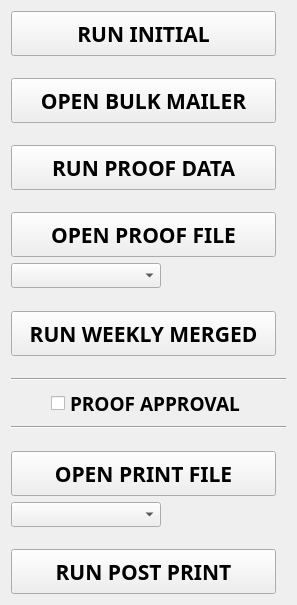
       <widget class="QWidget" name="layoutWidget1">
        <property name="geometry">
         <rect>
          <x>20</x>
          <y>10</y>
          <width>271</width>
          <height>605</height>
         </rect>
        </property>
        <property name="font">
         <font>
          <family>Blender Pro Bold</family>
          <pointsize>10</pointsize>
          <bold>true</bold>
         </font>
        </property>
        <layout class="QVBoxLayout" name="jobButtons">
         <item>
          <widget class="QPushButton" name="runInitialTMWPC">
           <property name="minimumSize">
            <size>
             <width>265</width>
             <height>45</height>
            </size>
           </property>
           <property name="maximumSize">
            <size>
             <width>265</width>
             <height>45</height>
            </size>
           </property>
           <property name="font">
            <font>
             <family>Blender Pro</family>
             <pointsize>16</pointsize>
             <bold>true</bold>
            </font>
           </property>
           <property name="toolTip">
            <string extracomment="Processes ZIP file and places input files into working INPUT folders"/>
           </property>
           <property name="text">
            <string>RUN INITIAL</string>
           </property>
          </widget>
         </item>
         <item>
          <spacer name="tmWPCspacer01">
           <property name="font">
            <font>
             <family>Blender Pro Bold</family>
             <pointsize>10</pointsize>
             <bold>true</bold>
            </font>
           </property>
           <property name="orientation">
            <enum>Qt::Orientation::Vertical</enum>
           </property>
           <property name="sizeHint" stdset="0">
            <size>
             <width>40</width>
             <height>15</height>
            </size>
           </property>
          </spacer>
         </item>
         <item>
          <widget class="QPushButton" name="openBulkMailerTMWPC">
           <property name="minimumSize">
            <size>
             <width>265</width>
             <height>45</height>
            </size>
           </property>
           <property name="maximumSize">
            <size>
             <width>265</width>
             <height>45</height>
            </size>
           </property>
           <property name="font">
            <font>
             <family>Blender Pro</family>
             <pointsize>16</pointsize>
             <bold>true</bold>
            </font>
           </property>
           <property name="text">
            <string>OPEN BULK MAILER</string>
           </property>
          </widget>
         </item>
         <item>
          <spacer name="tmWPCspacer02">
           <property name="font">
            <font>
             <family>Blender Pro Bold</family>
             <pointsize>10</pointsize>
             <bold>true</bold>
            </font>
           </property>
           <property name="orientation">
            <enum>Qt::Orientation::Vertical</enum>
           </property>
           <property name="sizeHint" stdset="0">
            <size>
             <width>40</width>
             <height>15</height>
            </size>
           </property>
          </spacer>
         </item>
         <item>
          <widget class="QPushButton" name="runProofDataTMWPC">
           <property name="minimumSize">
            <size>
             <width>265</width>
             <height>45</height>
            </size>
           </property>
           <property name="maximumSize">
            <size>
             <width>265</width>
             <height>45</height>
            </size>
           </property>
           <property name="font">
            <font>
             <family>Blender Pro</family>
             <pointsize>16</pointsize>
             <bold>true</bold>
            </font>
           </property>
           <property name="text">
            <string>RUN PROOF DATA</string>
           </property>
          </widget>
         </item>
         <item>
          <spacer name="tmWPCspacer03">
           <property name="font">
            <font>
             <family>Blender Pro Bold</family>
             <pointsize>10</pointsize>
             <bold>true</bold>
            </font>
           </property>
           <property name="orientation">
            <enum>Qt::Orientation::Vertical</enum>
           </property>
           <property name="sizeHint" stdset="0">
            <size>
             <width>40</width>
             <height>15</height>
            </size>
           </property>
          </spacer>
         </item>
         <item>
          <widget class="QPushButton" name="openProofFileTMWPC">
           <property name="minimumSize">
            <size>
             <width>265</width>
             <height>45</height>
            </size>
           </property>
           <property name="maximumSize">
            <size>
             <width>265</width>
             <height>45</height>
            </size>
           </property>
           <property name="font">
            <font>
             <family>Blender Pro</family>
             <pointsize>16</pointsize>
             <bold>true</bold>
            </font>
           </property>
           <property name="text">
            <string>OPEN PROOF FILE</string>
           </property>
          </widget>
         </item>
         <item>
          <widget class="QComboBox" name="proofDDboxTMWPC">
           <property name="enabled">
            <bool>true</bool>
           </property>
           <property name="minimumSize">
            <size>
             <width>150</width>
             <height>25</height>
            </size>
           </property>
           <property name="maximumSize">
            <size>
             <width>150</width>
             <height>25</height>
            </size>
           </property>
           <property name="font">
            <font>
             <family>Blender Pro</family>
             <pointsize>12</pointsize>
             <bold>true</bold>
            </font>
           </property>
           <item>
            <property name="text">
             <string/>
            </property>
           </item>
           <item>
            <property name="text">
             <string>SORTED</string>
            </property>
           </item>
           <item>
            <property name="text">
             <string>UNSORTED</string>
            </property>
           </item>
          </widget>
         </item>
         <item>
          <spacer name="tmWPCspacer04">
           <property name="font">
            <font>
             <family>Blender Pro Bold</family>
             <pointsize>10</pointsize>
             <bold>true</bold>
            </font>
           </property>
           <property name="orientation">
            <enum>Qt::Orientation::Vertical</enum>
           </property>
           <property name="sizeHint" stdset="0">
            <size>
             <width>40</width>
             <height>15</height>
            </size>
           </property>
          </spacer>
         </item>
         <item>
          <widget class="QPushButton" name="runWeeklyMergedTMWPC">
           <property name="minimumSize">
            <size>
             <width>265</width>
             <height>45</height>
            </size>
           </property>
           <property name="maximumSize">
            <size>
             <width>265</width>
             <height>45</height>
            </size>
           </property>
           <property name="font">
            <font>
             <family>Blender Pro</family>
             <pointsize>16</pointsize>
             <bold>true</bold>
            </font>
           </property>
           <property name="text">
            <string>RUN WEEKLY MERGED</string>
           </property>
          </widget>
         </item>
         <item>
          <spacer name="tmWPCspacer05">
           <property name="font">
            <font>
             <family>Blender Pro Bold</family>
             <pointsize>10</pointsize>
             <bold>true</bold>
            </font>
           </property>
           <property name="orientation">
            <enum>Qt::Orientation::Vertical</enum>
           </property>
           <property name="sizeHint" stdset="0">
            <size>
             <width>40</width>
             <height>15</height>
            </size>
           </property>
          </spacer>
         </item>
         <item>
          <widget class="Line" name="paLineTMWPC01">
           <property name="lineWidth">
            <number>1</number>
           </property>
           <property name="midLineWidth">
            <number>0</number>
           </property>
           <property name="orientation">
            <enum>Qt::Orientation::Horizontal</enum>
           </property>
          </widget>
         </item>
         <item>
          <layout class="QHBoxLayout" name="verticalLayoutTMWPC08">
           <item>
            <spacer name="paSpacerTMPWC01">
             <property name="orientation">
              <enum>Qt::Orientation::Vertical</enum>
             </property>
             <property name="sizeHint" stdset="0">
              <size>
               <width>40</width>
               <height>20</height>
              </size>
             </property>
            </spacer>
           </item>
           <item>
            <widget class="QCheckBox" name="pacbTMWPC">
             <property name="font">
              <font>
               <family>Blender Pro</family>
               <pointsize>14</pointsize>
               <bold>true</bold>
              </font>
             </property>
             <property name="text">
              <string>PROOF APPROVAL</string>
             </property>
            </widget>
           </item>
           <item>
            <spacer name="paSpacerTMPWC02">
             <property name="orientation">
              <enum>Qt::Orientation::Vertical</enum>
             </property>
             <property name="sizeHint" stdset="0">
              <size>
               <width>40</width>
               <height>20</height>
              </size>
             </property>
            </spacer>
           </item>
          </layout>
         </item>
         <item>
          <widget class="Line" name="paLineTMWPC02">
           <property name="lineWidth">
            <number>1</number>
           </property>
           <property name="midLineWidth">
            <number>0</number>
           </property>
           <property name="orientation">
            <enum>Qt::Orientation::Horizontal</enum>
           </property>
          </widget>
         </item>
         <item>
          <spacer name="tmWPCspacer06">
           <property name="font">
            <font>
             <family>Blender Pro Bold</family>
             <pointsize>10</pointsize>
             <bold>true</bold>
            </font>
           </property>
           <property name="orientation">
            <enum>Qt::Orientation::Vertical</enum>
           </property>
           <property name="sizeHint" stdset="0">
            <size>
             <width>40</width>
             <height>15</height>
            </size>
           </property>
          </spacer>
         </item>
         <item>
          <widget class="QPushButton" name="openPrintFileTMWPC">
           <property name="minimumSize">
            <size>
             <width>265</width>
             <height>45</height>
            </size>
           </property>
           <property name="maximumSize">
            <size>
             <width>265</width>
             <height>45</height>
            </size>
           </property>
           <property name="font">
            <font>
             <family>Blender Pro</family>
             <pointsize>16</pointsize>
             <bold>true</bold>
            </font>
           </property>
           <property name="text">
            <string>OPEN PRINT FILE</string>
           </property>
          </widget>
         </item>
         <item>
          <widget class="QComboBox" name="printDDboxTMWPC">
           <property name="minimumSize">
            <size>
             <width>150</width>
             <height>25</height>
            </size>
           </property>
           <property name="maximumSize">
            <size>
             <width>150</width>
             <height>25</height>
            </size>
           </property>
           <property name="font">
            <font>
             <family>Blender Pro</family>
             <pointsize>12</pointsize>
             <bold>true</bold>
            </font>
           </property>
           <item>
            <property name="text">
             <string/>
            </property>
           </item>
           <item>
            <property name="text">
             <string>SORTED</string>
            </property>
           </item>
           <item>
            <property name="text">
             <string>UNSORTED</string>
            </property>
           </item>
          </widget>
         </item>
         <item>
          <spacer name="tmWPCspacer07">
           <property name="font">
            <font>
             <family>Blender Pro Bold</family>
             <pointsize>10</pointsize>
             <bold>true</bold>
            </font>
           </property>
           <property name="orientation">
            <enum>Qt::Orientation::Vertical</enum>
           </property>
           <property name="sizeHint" stdset="0">
            <size>
             <width>40</width>
             <height>15</height>
            </size>
           </property>
          </spacer>
         </item>
         <item>
          <widget class="QPushButton" name="runPostPrintTMWPC">
           <property name="minimumSize">
            <size>
             <width>265</width>
             <height>45</height>
            </size>
           </property>
           <property name="maximumSize">
            <size>
             <width>265</width>
             <height>45</height>
            </size>
           </property>
           <property name="font">
            <font>
             <family>Blender Pro</family>
             <pointsize>16</pointsize>
             <bold>true</bold>
            </font>
           </property>
           <property name="text">
            <string>RUN POST PRINT</string>
           </property>
          </widget>
         </item>
        </layout>
       </widget>
